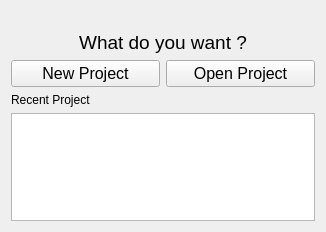
<?xml version="1.0" encoding="UTF-8"?>
<ui version="4.0">
 <class>ReosStartingWidget</class>
 <widget class="QWidget" name="ReosStartingWidget">
  <property name="geometry">
   <rect>
    <x>0</x>
    <y>0</y>
    <width>326</width>
    <height>232</height>
   </rect>
  </property>
  <property name="sizePolicy">
   <sizepolicy hsizetype="Expanding" vsizetype="Expanding">
    <horstretch>150</horstretch>
    <verstretch>150</verstretch>
   </sizepolicy>
  </property>
  <property name="windowTitle">
   <string notr="true"/>
  </property>
  <layout class="QVBoxLayout" name="verticalLayout">
   <item>
    <widget class="QLabel" name="imageBan">
     <property name="text">
      <string/>
     </property>
     <property name="alignment">
      <set>Qt::AlignCenter</set>
     </property>
    </widget>
   </item>
   <item>
    <widget class="QLabel" name="label">
     <property name="font">
      <font>
       <pointsize>14</pointsize>
      </font>
     </property>
     <property name="text">
      <string>What do you want ?</string>
     </property>
     <property name="alignment">
      <set>Qt::AlignCenter</set>
     </property>
    </widget>
   </item>
   <item>
    <layout class="QHBoxLayout" name="horizontalLayout">
     <item>
      <widget class="QPushButton" name="mPushButtonNewProject">
       <property name="font">
        <font>
         <pointsize>12</pointsize>
        </font>
       </property>
       <property name="text">
        <string>New Project</string>
       </property>
       <property name="icon">
        <iconset resource="../../images/images.qrc">
         <normaloff>:/images/mActionNew.svg</normaloff>:/images/mActionNew.svg</iconset>
       </property>
      </widget>
     </item>
     <item>
      <widget class="QPushButton" name="mPushButtonOpenProject">
       <property name="font">
        <font>
         <pointsize>12</pointsize>
        </font>
       </property>
       <property name="text">
        <string>Open Project</string>
       </property>
       <property name="icon">
        <iconset resource="../../images/images.qrc">
         <normaloff>:/images/open.svg</normaloff>:/images/open.svg</iconset>
       </property>
      </widget>
     </item>
    </layout>
   </item>
   <item>
    <widget class="QLabel" name="label_2">
     <property name="text">
      <string>Recent Project</string>
     </property>
    </widget>
   </item>
   <item>
    <widget class="QListView" name="mRecentProjectView">
     <property name="sizePolicy">
      <sizepolicy hsizetype="Expanding" vsizetype="Expanding">
       <horstretch>0</horstretch>
       <verstretch>0</verstretch>
      </sizepolicy>
     </property>
    </widget>
   </item>
  </layout>
 </widget>
 <resources>
  <include location="../../images/images.qrc"/>
 </resources>
 <connections/>
</ui>
